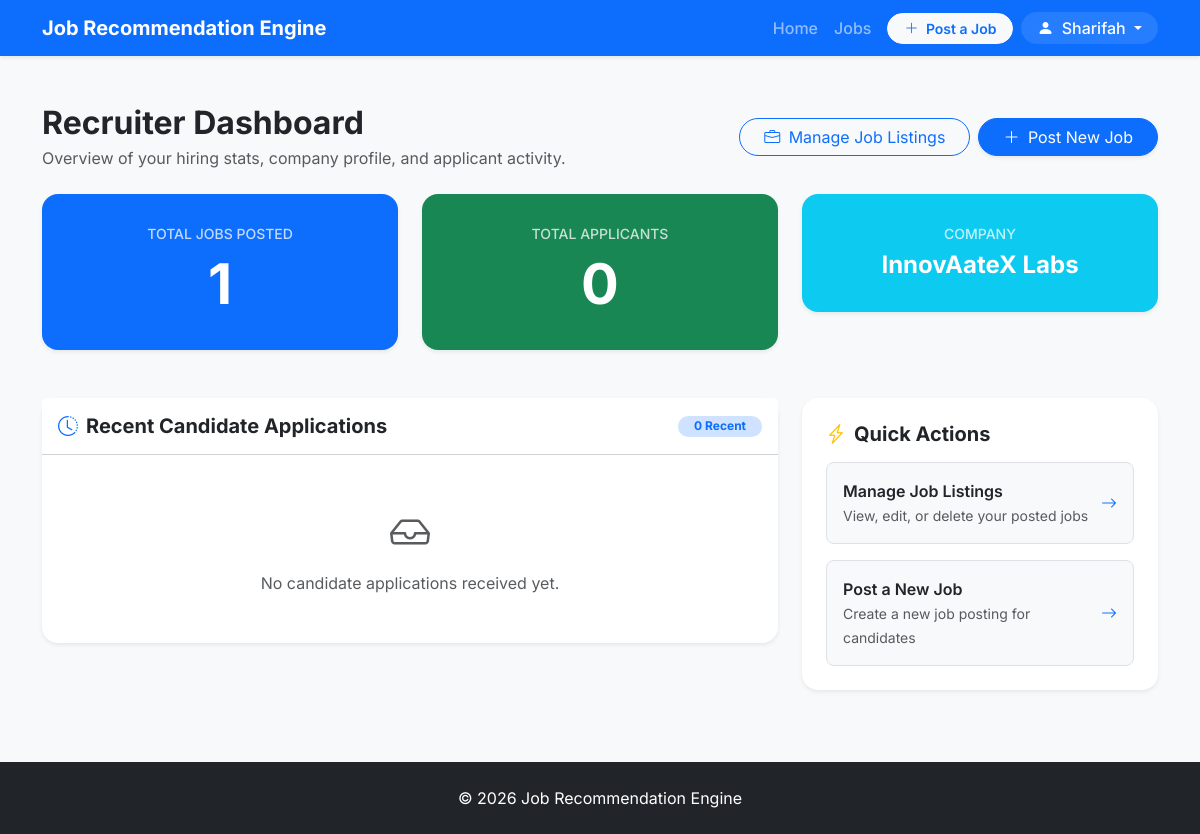
Before: /dashboard/ (signed in) with the older database file.
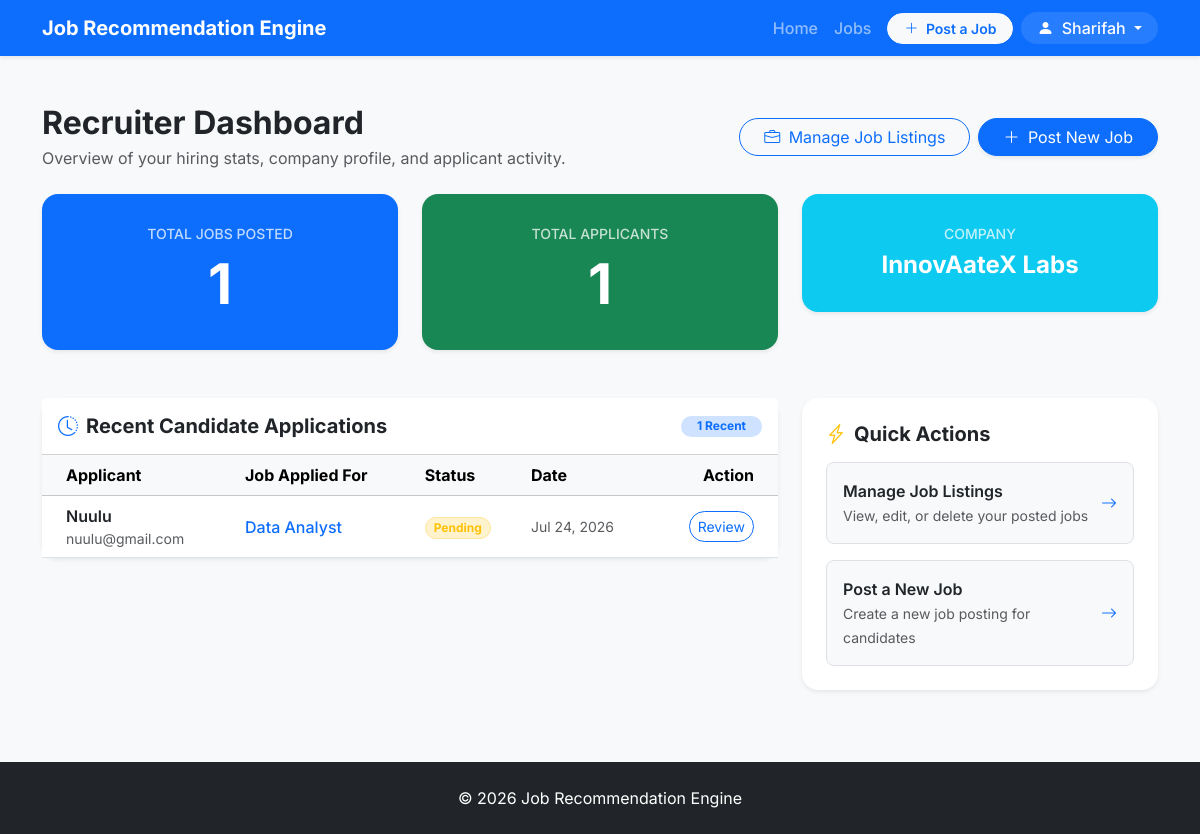
After: the same page with the newer database file.
### recommender/models.py (models this page shows, shortened)
class Application(models.Model):
    STATUS_CHOICES = [
        ("Pending", "Pending"),
        ("Reviewed", "Reviewed"),
        ("Accepted", "Accepted"),
        ("Rejected", "Rejected"),
    ]
    user = models.ForeignKey(
        User,
        on_delete=models.CASCADE,
        related_name="applications"
    )
    job = models.ForeignKey(
        Job,
        on_delete=models.CASCADE,
        related_name="applications"
    )
    status = models.CharField(
        max_length=20,
        choices=STATUS_CHOICES,
        default="Pending"
    )
    cover_letter = models.TextField(blank=True)
    applied_at = models.DateTimeField(auto_now_add=True)
    class Meta:
        unique_together = ("user", "job")

class Job(models.Model):
    JOB_TYPES = [
        ("Full-Time", "Full-Time"),
        ("Part-Time", "Part-Time"),
        ("Internship", "Internship"),
        ("Contract", "Contract"),
        ("Remote", "Remote"),
    ]
    title = models.CharField(max_length=200)
    company = models.ForeignKey(
        Company,
        on_delete=models.CASCADE,
        related_name="jobs"
    )
    posted_by = models.ForeignKey(
        User,
        on_delete=models.CASCADE,
        related_name="posted_jobs",
        null=True,
        blank=True,
    )
    category = models.ForeignKey(
        JobCategory,
        on_delete=models.CASCADE,
        related_name="jobs"
    )
    description = models.TextField()
    requirements = models.TextField()
    required_skills = models.TextField(
        help_text="Separate skills using commas"
    )
    location = models.CharField(max_length=100)
    salary = models.DecimalField(
        max_digits=10,
        decimal_places=2
    )
    experience_required = models.PositiveIntegerField()
    job_type = models.CharField(
        max_length=20,
        choices=JOB_TYPES
    )
    deadline = models.DateField()
    posted_at = models.DateTimeField(auto_now_add=True)

### recommender/views/dashboard.py (the view)
# urls.py: path("dashboard/", dashboard, name="dashboard"),
@login_required
def dashboard(request):
    profile = get_user_profile(request.user)
    if profile.is_recruiter:
        return recruiter_dashboard(request)
    return seeker_dashboard(request)

### recommender/models.py (called while the page is built)
    @property
    def is_recruiter(self):
        return self.role == self.ROLE_RECRUITER

### recommender/utils.py (called while the page is built)
def get_user_profile(user):
    profile, _ = Profile.objects.get_or_create(user=user)
    return profile

### recommender/views/dashboard.py (called while the page is built)
@recruiter_required
def recruiter_dashboard(request):
    posted_jobs = Job.objects.filter(posted_by=request.user).order_by("-posted_at")
    total_applications = Application.objects.filter(job__posted_by=request.user).count()
    recent_applications = (
        Application.objects.filter(job__posted_by=request.user)
        .select_related("user", "job")
        .order_by("-applied_at")[:5]
    )
    return render(
        request,
        "dashboard/recruiter.html",
        {
            "total_jobs": posted_jobs.count(),
            "total_applications": total_applications,
            "recent_applications": recent_applications,
        },
    )

### recommender/templates/dashboard/recruiter.html (shortened to what the changed rows need)
{% extends "base.html" %}
{% block content %}
<div class="container my-5">
    <div class="d-flex justify-content-between align-items-center mb-4 flex-wrap gap-3">
        <div>
            <h1 class="h2 fw-bold mb-1">Recruiter Dashboard</h1>
        </div>
    </div>
    <div class="row g-4 mb-5">
        <div class="col-md-4">
            <div class="card border-0 shadow-sm bg-primary text-white p-3 rounded-4">
                <div class="card-body text-center">
                    <h2 class="display-4 fw-bold mb-0">{{ total_jobs }}</h2>
                </div>
            </div>
        </div>
        <div class="col-md-4">
            <div class="card border-0 shadow-sm bg-success text-white p-3 rounded-4">
                <div class="card-body text-center">
                    <h6 class="text-uppercase tracking-wider opacity-75 small">Total Applicants</h6>
                    <h2 class="display-4 fw-bold mb-0">{{ total_applications }}</h2>
                </div>
            </div>
        </div>
    </div>
    <div class="row g-4">
        <div class="col-lg-8">
            <div class="card border-0 shadow-sm rounded-4">
                <div class="card-header bg-white py-3 d-flex justify-content-between align-items-center">
                    <h5 class="mb-0 fw-bold text-dark"><i class="bi bi-clock-history text-primary me-2"></i>Recent Candidate Applications</h5>
                    <span class="badge bg-primary-subtle text-primary rounded-pill px-3">{{ recent_applications|length }} Recent</span>
                </div>
                <div class="card-body p-0">
                    {% if recent_applications %}
                        <div class="table-responsive">
                            <table class="table table-hover align-middle mb-0">
                                <thead class="table-light">
                                    <tr>
                                        <th class="ps-4">Applicant</th>
                                        <th>Job Applied For</th>
                                        <th>Status</th>
                                        <th>Date</th>
                                        <th class="text-end pe-4">Action</th>
                                    </tr>
                                </thead>
                                <tbody>
                                    {% for app in recent_applications %}
                                        <tr>
                                            <td class="ps-4">
                                                <div class="fw-semibold text-dark">{{ app.user.get_full_name|default:app.user.username }}</div>
                                                <div class="small text-muted">{{ app.user.email }}</div>
                                            </td>
                                            <td>
                                                <a href="{% url 'job_detail' app.job.id %}" class="text-decoration-none text-primary fw-medium">
                                                    {{ app.job.title }}
                                                </a>
                                            </td>
                                            <td>
                                                {% if app.status == 'Accepted' %}
                                                    <span class="badge bg-success-subtle text-success border border-success-subtle rounded-pill">Accepted</span>
                                                {% elif app.status == 'Rejected' %}
                                                    <span class="badge bg-danger-subtle text-danger border border-danger-subtle rounded-pill">Rejected</span>
                                                {% elif app.status == 'Reviewed' %}
                                                    <span class="badge bg-info-subtle text-info border border-info-subtle rounded-pill">Reviewed</span>
                                                {% else %}
                                                    <span class="badge bg-warning-subtle text-warning border border-warning-subtle rounded-pill">Pending</span>
                                                {% endif %}
                                            </td>
                                            <td class="text-muted small">{{ app.applied_at|date:"M d, Y" }}</td>
                                            <td class="text-end pe-4">
                                                <a href="{% url 'job_applicants' app.job.id %}" class="btn btn-sm btn-outline-primary rounded-pill">
                                                    Review
                                                </a>
                                            </td>
                                        </tr>
                                    {% endfor %}
                                </tbody>
                            </table>
                        </div>
                    {% else %}
                        <div class="text-center py-5">
                            <i class="bi bi-inbox text-muted fs-1 d-block mb-2"></i>
                            <p class="text-muted mb-0">No candidate applications received yet.</p>
                        </div>
                    {% endif %}
                </div>
            </div>
        </div>
    </div>
</div>
{% endblock %}

Changed rows visible on the page:
added Application: user.get_full_name "Nuulu", user.email "nuulu@gmail.com", job "Data Analyst", status "Pending", applied_at "Jul 24, 2026"
Other visible differences:
{{ total_applications }}: "0" → "1"
{{ recent_applications|length }}: "0" → "1"
text no longer shown: "No candidate applications received yet."
text now shown: "Applicant Job Applied For Status Date Action"
